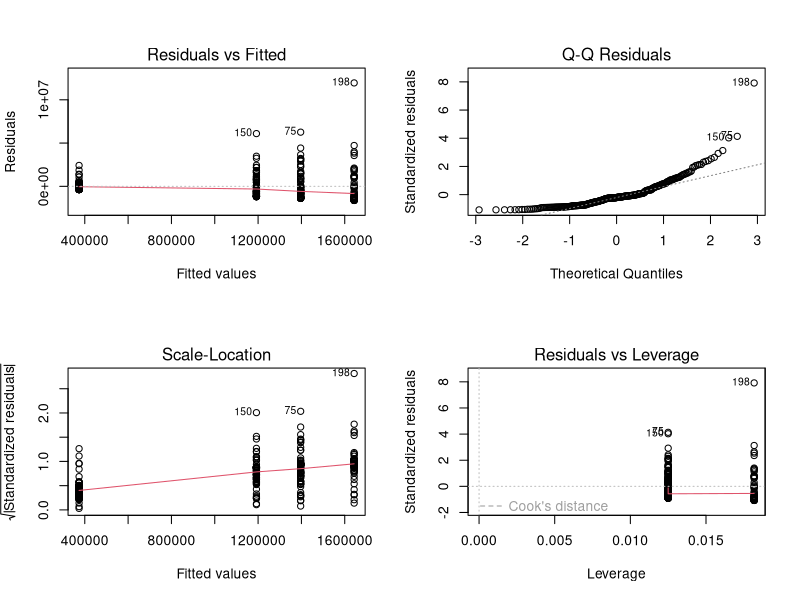

Write R code to recreate this figure. (Note: this script raises an error after producing the figure.)
#==========================================================
#Script da análise de resultados
#----------------------------------------------------------

print('==========================================================================')
print('Análise descritiva')
print('==========================================================================')

#Leitura de dados
result0 = read.csv("result0.csv", header = FALSE, sep = "\t")
result1 = read.csv("result1.csv", header = FALSE, sep = "\t")
result2 = read.csv("result2.csv", header = FALSE, sep = "\t")
result3 = read.csv("result3.csv", header = FALSE, sep = "\t")

#Tabela descritiva dos resultados
summary(result0)
summary(result1)
summary(result2)
summary(result3)

print('==========================================================================')
print('Teste ANOVA e suas premissas')
print('==========================================================================')

#Preparação da tabela ANOVA
##Cria vetor com a medida UB, no caso V2 (você pode fazer o mesmo com o tempo ou LB)
Medida=c(result0$V2, result1$V2, result2$V2, result3$V2)
##Cada modelo Mi tem 80 réplicas de instâncias
Modelo=c(rep("M0",80), rep("M1",80), rep("M2",55), rep("M3",80))
TabelaMedida=data.frame(Medida, Modelo)
##Salva TabelaMedida em csv
write.table(TabelaMedida, file='arquivo.csv', sep='\t', dec='.', row.names=FALSE)

#Teste de homocedasticidade
library(car)
leveneTest(Medida~Modelo,data=TabelaMedida)

#ANOVA com interação
analise1 <- aov(Medida~Modelo,data=TabelaMedida)
anova(analise1)

##Gráficos relacionados
par(mfrow=c(2,2)) #divide a janela gráfica
plot(analise1)

#Normalidade dos resíduos 
shapiro.test(residuals(analise1))

#Se o teste não satisfaz as premissas de normalidade 
#dos resíduos ou homocedasticidade
print('==========================================================================')
print("Testes não paramétricos: Kruskal Wallis e Welch's ANOVA")
print('==========================================================================')

kruskal.test(Medida~Modelo,data=TabelaMedida)
oneway.test(Medida~Modelo,data=TabelaMedida, na.action=na.omit, var.equal=FALSE) 
## lsmeans pode ser uma outra opção
#model = lm(Medida~Modelo,data=TabelaMedida)
#library(emmeans)
#lsmeans(model, pairwise ~ Modelo, adjust="tukey")

#Gráficos
plot(TabelaMedida$Modelo,TabelaMedida$Medida,xlab="modelo",ylab="UB")
print('==========================================================================')
print("Testes de multiplas comparações com todos os métodos de ajuste de p-valor")
print('==========================================================================')

#Multiplas comparações "holm", "hochberg", "hommel", "bonferroni", "BH", "BY", "fdr", "none"
#https://stat.ethz.ch/R-manual/R-devel/library/stats/html/p.adjust.html
#Este pairwise não é o pareado que necessita de réplicas correlacionadas entre 
#os níveis. Este teste compara os possiveis pares de níveis.
pairwise.wilcox.test(TabelaMedida$Medida,TabelaMedida$Modelo, p.adjust.method = "holm")
pairwise.wilcox.test(TabelaMedida$Medida,TabelaMedida$Modelo, p.adjust.method = "hochberg")
pairwise.wilcox.test(TabelaMedida$Medida,TabelaMedida$Modelo, p.adjust.method = "hommel")
pairwise.wilcox.test(TabelaMedida$Medida,TabelaMedida$Modelo, p.adjust.method = "bonferroni") #reduz a chance de erro tipo 1
pairwise.wilcox.test(TabelaMedida$Medida,TabelaMedida$Modelo, p.adjust.method = "BH")
pairwise.wilcox.test(TabelaMedida$Medida,TabelaMedida$Modelo, p.adjust.method = "BY")
pairwise.wilcox.test(TabelaMedida$Medida,TabelaMedida$Modelo, p.adjust.method = "fdr")
pairwise.wilcox.test(TabelaMedida$Medida,TabelaMedida$Modelo, p.adjust.method = "none")

TukeyHSD(analise1, ordered = TRUE)
